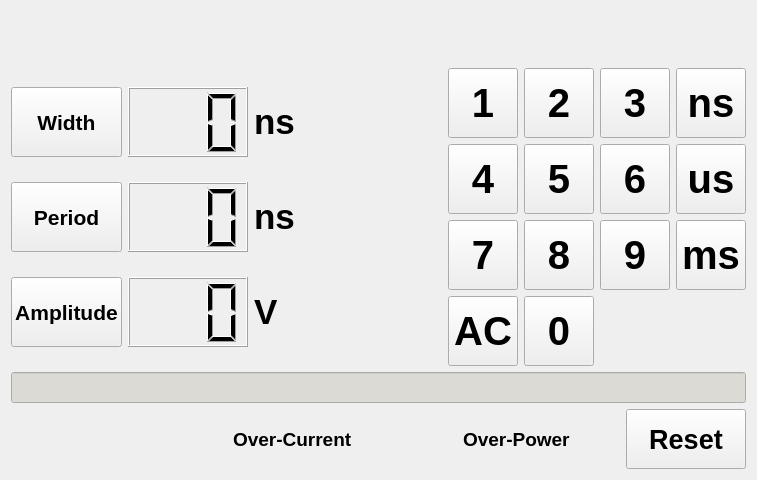
<?xml version="1.0" encoding="UTF-8"?>
<ui version="4.0">
 <class>PulseGenerator</class>
 <widget class="QMainWindow" name="PulseGenerator">
  <property name="enabled">
   <bool>true</bool>
  </property>
  <property name="geometry">
   <rect>
    <x>0</x>
    <y>0</y>
    <width>757</width>
    <height>480</height>
   </rect>
  </property>
  <property name="minimumSize">
   <size>
    <width>0</width>
    <height>0</height>
   </size>
  </property>
  <property name="windowTitle">
   <string>PulseGenerator</string>
  </property>
  <widget class="QWidget" name="centralWidget">
   <layout class="QVBoxLayout" name="verticalLayout_2">
    <item>
     <spacer name="verticalSpacer_2">
      <property name="orientation">
       <enum>Qt::Vertical</enum>
      </property>
      <property name="sizeHint" stdset="0">
       <size>
        <width>20</width>
        <height>40</height>
       </size>
      </property>
     </spacer>
    </item>
    <item>
     <layout class="QVBoxLayout" name="verticalLayout">
      <item>
       <layout class="QHBoxLayout" name="horizontalLayout">
        <item>
         <layout class="QGridLayout" name="gridLayout_2">
          <item row="0" column="0">
           <widget class="QPushButton" name="buttonWidth">
            <property name="minimumSize">
             <size>
              <width>0</width>
              <height>70</height>
             </size>
            </property>
            <property name="font">
             <font>
              <pointsize>16</pointsize>
              <weight>75</weight>
              <bold>true</bold>
             </font>
            </property>
            <property name="text">
             <string>Width</string>
            </property>
           </widget>
          </item>
          <item row="0" column="2">
           <widget class="QLabel" name="labelWidth">
            <property name="font">
             <font>
              <pointsize>26</pointsize>
              <weight>75</weight>
              <bold>true</bold>
             </font>
            </property>
            <property name="text">
             <string>ns</string>
            </property>
           </widget>
          </item>
          <item row="2" column="1">
           <widget class="QLCDNumber" name="lcdAmp">
            <property name="minimumSize">
             <size>
              <width>120</width>
              <height>70</height>
             </size>
            </property>
            <property name="maximumSize">
             <size>
              <width>120</width>
              <height>16777215</height>
             </size>
            </property>
            <property name="font">
             <font>
              <pointsize>24</pointsize>
              <weight>75</weight>
              <bold>true</bold>
             </font>
            </property>
            <property name="smallDecimalPoint">
             <bool>false</bool>
            </property>
            <property name="digitCount">
             <number>3</number>
            </property>
           </widget>
          </item>
          <item row="1" column="0">
           <widget class="QPushButton" name="buttonPeriod">
            <property name="minimumSize">
             <size>
              <width>0</width>
              <height>70</height>
             </size>
            </property>
            <property name="font">
             <font>
              <pointsize>16</pointsize>
              <weight>75</weight>
              <bold>true</bold>
             </font>
            </property>
            <property name="text">
             <string>Period</string>
            </property>
           </widget>
          </item>
          <item row="2" column="0">
           <widget class="QPushButton" name="buttonAmp">
            <property name="minimumSize">
             <size>
              <width>0</width>
              <height>70</height>
             </size>
            </property>
            <property name="font">
             <font>
              <pointsize>16</pointsize>
              <weight>75</weight>
              <bold>true</bold>
             </font>
            </property>
            <property name="text">
             <string>Amplitude</string>
            </property>
           </widget>
          </item>
          <item row="1" column="1">
           <widget class="QLCDNumber" name="lcdPeriod">
            <property name="minimumSize">
             <size>
              <width>120</width>
              <height>70</height>
             </size>
            </property>
            <property name="maximumSize">
             <size>
              <width>120</width>
              <height>16777215</height>
             </size>
            </property>
            <property name="digitCount">
             <number>3</number>
            </property>
           </widget>
          </item>
          <item row="0" column="1">
           <widget class="QLCDNumber" name="lcdWidth">
            <property name="minimumSize">
             <size>
              <width>120</width>
              <height>70</height>
             </size>
            </property>
            <property name="maximumSize">
             <size>
              <width>120</width>
              <height>16777215</height>
             </size>
            </property>
            <property name="digitCount">
             <number>3</number>
            </property>
            <property name="intValue" stdset="0">
             <number>0</number>
            </property>
           </widget>
          </item>
          <item row="1" column="2">
           <widget class="QLabel" name="labelPeriod">
            <property name="font">
             <font>
              <pointsize>26</pointsize>
              <weight>75</weight>
              <bold>true</bold>
             </font>
            </property>
            <property name="text">
             <string>ns</string>
            </property>
           </widget>
          </item>
          <item row="2" column="2">
           <widget class="QLabel" name="labelAmp">
            <property name="font">
             <font>
              <pointsize>26</pointsize>
              <weight>75</weight>
              <bold>true</bold>
             </font>
            </property>
            <property name="text">
             <string>V</string>
            </property>
           </widget>
          </item>
         </layout>
        </item>
        <item>
         <spacer name="horizontalSpacer">
          <property name="orientation">
           <enum>Qt::Horizontal</enum>
          </property>
          <property name="sizeHint" stdset="0">
           <size>
            <width>33</width>
            <height>20</height>
           </size>
          </property>
         </spacer>
        </item>
        <item>
         <layout class="QGridLayout" name="gridLayout">
          <item row="3" column="1">
           <widget class="QPushButton" name="numPad8">
            <property name="minimumSize">
             <size>
              <width>70</width>
              <height>70</height>
             </size>
            </property>
            <property name="maximumSize">
             <size>
              <width>70</width>
              <height>70</height>
             </size>
            </property>
            <property name="font">
             <font>
              <pointsize>30</pointsize>
              <weight>75</weight>
              <bold>true</bold>
             </font>
            </property>
            <property name="text">
             <string>8</string>
            </property>
           </widget>
          </item>
          <item row="4" column="0">
           <widget class="QPushButton" name="numPadAC">
            <property name="minimumSize">
             <size>
              <width>70</width>
              <height>70</height>
             </size>
            </property>
            <property name="maximumSize">
             <size>
              <width>70</width>
              <height>70</height>
             </size>
            </property>
            <property name="font">
             <font>
              <pointsize>30</pointsize>
              <weight>75</weight>
              <bold>true</bold>
             </font>
            </property>
            <property name="text">
             <string>AC</string>
            </property>
           </widget>
          </item>
          <item row="3" column="0">
           <widget class="QPushButton" name="numPad7">
            <property name="minimumSize">
             <size>
              <width>70</width>
              <height>70</height>
             </size>
            </property>
            <property name="maximumSize">
             <size>
              <width>70</width>
              <height>70</height>
             </size>
            </property>
            <property name="font">
             <font>
              <pointsize>30</pointsize>
              <weight>75</weight>
              <bold>true</bold>
             </font>
            </property>
            <property name="text">
             <string>7</string>
            </property>
           </widget>
          </item>
          <item row="1" column="1">
           <widget class="QPushButton" name="numPad2">
            <property name="minimumSize">
             <size>
              <width>70</width>
              <height>70</height>
             </size>
            </property>
            <property name="maximumSize">
             <size>
              <width>70</width>
              <height>70</height>
             </size>
            </property>
            <property name="font">
             <font>
              <pointsize>30</pointsize>
              <weight>75</weight>
              <bold>true</bold>
             </font>
            </property>
            <property name="text">
             <string>2</string>
            </property>
           </widget>
          </item>
          <item row="1" column="2">
           <widget class="QPushButton" name="numPad3">
            <property name="minimumSize">
             <size>
              <width>70</width>
              <height>70</height>
             </size>
            </property>
            <property name="maximumSize">
             <size>
              <width>70</width>
              <height>70</height>
             </size>
            </property>
            <property name="font">
             <font>
              <pointsize>30</pointsize>
              <weight>75</weight>
              <bold>true</bold>
             </font>
            </property>
            <property name="text">
             <string>3</string>
            </property>
           </widget>
          </item>
          <item row="1" column="0">
           <widget class="QPushButton" name="numPad1">
            <property name="enabled">
             <bool>true</bool>
            </property>
            <property name="minimumSize">
             <size>
              <width>70</width>
              <height>70</height>
             </size>
            </property>
            <property name="maximumSize">
             <size>
              <width>70</width>
              <height>70</height>
             </size>
            </property>
            <property name="font">
             <font>
              <pointsize>30</pointsize>
              <weight>75</weight>
              <bold>true</bold>
             </font>
            </property>
            <property name="text">
             <string>1</string>
            </property>
           </widget>
          </item>
          <item row="4" column="1">
           <widget class="QPushButton" name="gnumPad0">
            <property name="minimumSize">
             <size>
              <width>70</width>
              <height>70</height>
             </size>
            </property>
            <property name="maximumSize">
             <size>
              <width>70</width>
              <height>70</height>
             </size>
            </property>
            <property name="font">
             <font>
              <pointsize>30</pointsize>
              <weight>75</weight>
              <bold>true</bold>
             </font>
            </property>
            <property name="text">
             <string>0</string>
            </property>
           </widget>
          </item>
          <item row="2" column="0">
           <widget class="QPushButton" name="numPad4">
            <property name="minimumSize">
             <size>
              <width>70</width>
              <height>70</height>
             </size>
            </property>
            <property name="maximumSize">
             <size>
              <width>70</width>
              <height>70</height>
             </size>
            </property>
            <property name="font">
             <font>
              <pointsize>30</pointsize>
              <weight>75</weight>
              <bold>true</bold>
             </font>
            </property>
            <property name="text">
             <string>4</string>
            </property>
           </widget>
          </item>
          <item row="2" column="1">
           <widget class="QPushButton" name="numPad5">
            <property name="minimumSize">
             <size>
              <width>70</width>
              <height>70</height>
             </size>
            </property>
            <property name="maximumSize">
             <size>
              <width>70</width>
              <height>70</height>
             </size>
            </property>
            <property name="font">
             <font>
              <pointsize>30</pointsize>
              <weight>75</weight>
              <bold>true</bold>
             </font>
            </property>
            <property name="text">
             <string>5</string>
            </property>
           </widget>
          </item>
          <item row="2" column="2">
           <widget class="QPushButton" name="numPad6">
            <property name="minimumSize">
             <size>
              <width>70</width>
              <height>70</height>
             </size>
            </property>
            <property name="maximumSize">
             <size>
              <width>70</width>
              <height>70</height>
             </size>
            </property>
            <property name="font">
             <font>
              <pointsize>30</pointsize>
              <weight>75</weight>
              <bold>true</bold>
             </font>
            </property>
            <property name="text">
             <string>6</string>
            </property>
           </widget>
          </item>
          <item row="3" column="2">
           <widget class="QPushButton" name="numPad9">
            <property name="minimumSize">
             <size>
              <width>70</width>
              <height>70</height>
             </size>
            </property>
            <property name="maximumSize">
             <size>
              <width>70</width>
              <height>70</height>
             </size>
            </property>
            <property name="font">
             <font>
              <pointsize>30</pointsize>
              <weight>75</weight>
              <bold>true</bold>
             </font>
            </property>
            <property name="text">
             <string>9</string>
            </property>
           </widget>
          </item>
          <item row="1" column="3">
           <widget class="QPushButton" name="numPadns">
            <property name="minimumSize">
             <size>
              <width>70</width>
              <height>70</height>
             </size>
            </property>
            <property name="maximumSize">
             <size>
              <width>70</width>
              <height>70</height>
             </size>
            </property>
            <property name="font">
             <font>
              <pointsize>30</pointsize>
              <weight>75</weight>
              <bold>true</bold>
             </font>
            </property>
            <property name="text">
             <string>ns</string>
            </property>
           </widget>
          </item>
          <item row="2" column="3">
           <widget class="QPushButton" name="numPadus">
            <property name="minimumSize">
             <size>
              <width>70</width>
              <height>70</height>
             </size>
            </property>
            <property name="maximumSize">
             <size>
              <width>70</width>
              <height>70</height>
             </size>
            </property>
            <property name="font">
             <font>
              <pointsize>30</pointsize>
              <weight>75</weight>
              <bold>true</bold>
             </font>
            </property>
            <property name="text">
             <string>us</string>
            </property>
           </widget>
          </item>
          <item row="3" column="3">
           <widget class="QPushButton" name="numPadms">
            <property name="minimumSize">
             <size>
              <width>70</width>
              <height>70</height>
             </size>
            </property>
            <property name="maximumSize">
             <size>
              <width>70</width>
              <height>70</height>
             </size>
            </property>
            <property name="font">
             <font>
              <pointsize>30</pointsize>
              <weight>75</weight>
              <bold>true</bold>
             </font>
            </property>
            <property name="text">
             <string>ms</string>
            </property>
           </widget>
          </item>
         </layout>
        </item>
       </layout>
      </item>
      <item>
       <widget class="QLineEdit" name="textCommand">
        <property name="palette">
         <palette>
          <active>
           <colorrole role="Base">
            <brush brushstyle="SolidPattern">
             <color alpha="255">
              <red>220</red>
              <green>218</green>
              <blue>213</blue>
             </color>
            </brush>
           </colorrole>
          </active>
          <inactive>
           <colorrole role="Base">
            <brush brushstyle="SolidPattern">
             <color alpha="255">
              <red>220</red>
              <green>218</green>
              <blue>213</blue>
             </color>
            </brush>
           </colorrole>
          </inactive>
          <disabled>
           <colorrole role="Base">
            <brush brushstyle="SolidPattern">
             <color alpha="255">
              <red>255</red>
              <green>255</green>
              <blue>255</blue>
             </color>
            </brush>
           </colorrole>
          </disabled>
         </palette>
        </property>
        <property name="font">
         <font>
          <pointsize>14</pointsize>
          <weight>75</weight>
          <bold>true</bold>
         </font>
        </property>
        <property name="styleSheet">
         <string notr="true">border-left-color: qlineargradient(spread:pad, x1:0, y1:0, x2:0, y2:1, stop:0 rgba(0, 0, 0, 255), stop:0.33 rgba(0, 0, 0, 255), stop:0.34 rgba(255, 30, 30, 255), stop:0.66 rgba(255, 0, 0, 255), stop:0.67 rgba(255, 255, 0, 255), stop:1 rgba(255, 255, 0, 255));</string>
        </property>
       </widget>
      </item>
      <item>
       <layout class="QHBoxLayout" name="horizontalLayout_2">
        <item>
         <widget class="QLabel" name="label_4">
          <property name="maximumSize">
           <size>
            <width>150</width>
            <height>90</height>
           </size>
          </property>
          <property name="text">
           <string/>
          </property>
          <property name="pixmap">
           <pixmap resource="resource.qrc">:/img/img/nikhef.png</pixmap>
          </property>
         </widget>
        </item>
        <item>
         <widget class="QLabel" name="OCLed">
          <property name="minimumSize">
           <size>
            <width>60</width>
            <height>0</height>
           </size>
          </property>
          <property name="maximumSize">
           <size>
            <width>60</width>
            <height>16777215</height>
           </size>
          </property>
          <property name="text">
           <string/>
          </property>
          <property name="pixmap">
           <pixmap resource="resource.qrc">:/img/img/ledgrey.png</pixmap>
          </property>
         </widget>
        </item>
        <item>
         <widget class="QLabel" name="OCLabel">
          <property name="font">
           <font>
            <pointsize>14</pointsize>
            <weight>75</weight>
            <bold>true</bold>
           </font>
          </property>
          <property name="text">
           <string>Over-Current</string>
          </property>
         </widget>
        </item>
        <item>
         <widget class="QLabel" name="OPLed">
          <property name="minimumSize">
           <size>
            <width>0</width>
            <height>0</height>
           </size>
          </property>
          <property name="maximumSize">
           <size>
            <width>60</width>
            <height>16777215</height>
           </size>
          </property>
          <property name="text">
           <string/>
          </property>
          <property name="pixmap">
           <pixmap resource="resource.qrc">:/img/img/ledgrey.png</pixmap>
          </property>
         </widget>
        </item>
        <item>
         <widget class="QLabel" name="OPLabel">
          <property name="font">
           <font>
            <pointsize>14</pointsize>
            <weight>75</weight>
            <bold>true</bold>
           </font>
          </property>
          <property name="text">
           <string>Over-Power</string>
          </property>
         </widget>
        </item>
        <item>
         <widget class="QPushButton" name="Resetled">
          <property name="minimumSize">
           <size>
            <width>120</width>
            <height>60</height>
           </size>
          </property>
          <property name="maximumSize">
           <size>
            <width>120</width>
            <height>16777215</height>
           </size>
          </property>
          <property name="font">
           <font>
            <pointsize>20</pointsize>
            <weight>75</weight>
            <bold>true</bold>
           </font>
          </property>
          <property name="text">
           <string>Reset</string>
          </property>
         </widget>
        </item>
       </layout>
      </item>
     </layout>
    </item>
   </layout>
  </widget>
 </widget>
 <layoutdefault spacing="6" margin="11"/>
 <resources>
  <include location="resource.qrc"/>
 </resources>
 <connections/>
</ui>
